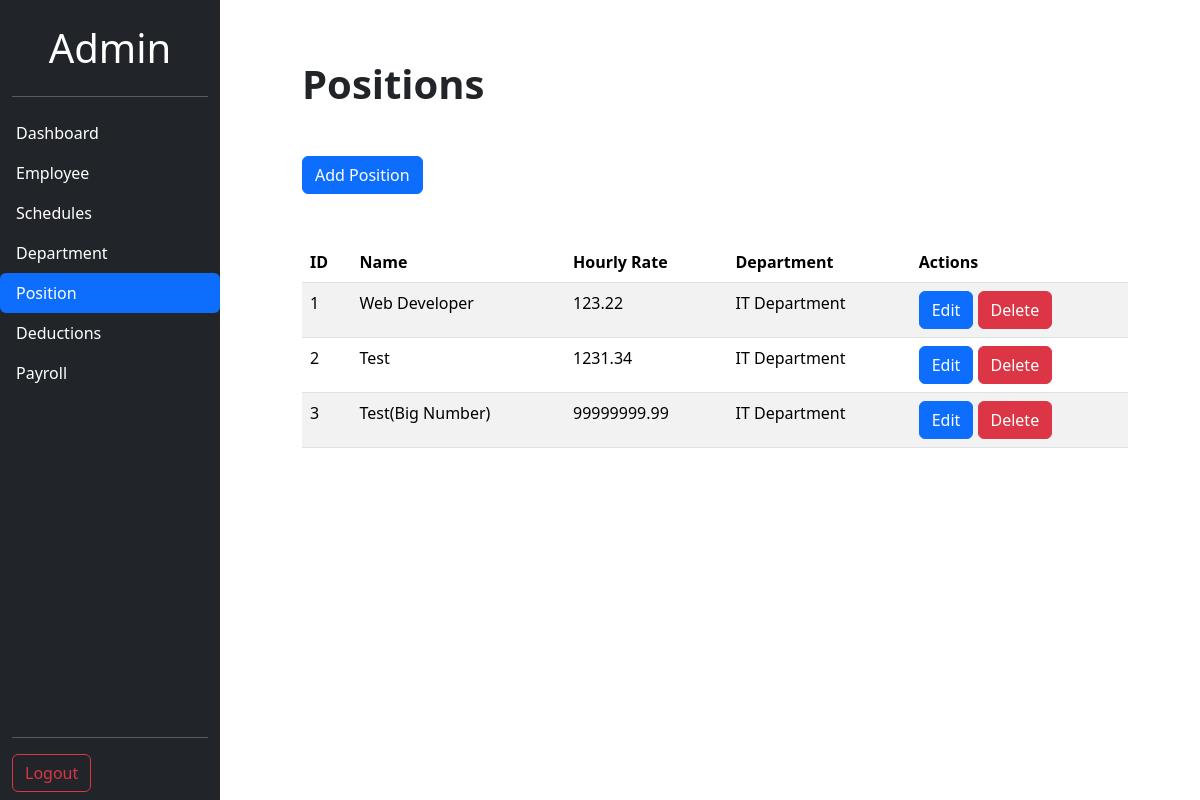
/Admin-Panel/position.php (signed in), run on the app's committed database.
### tables this page shows
CREATE TABLE `positions` (
  `position_id` int(11) NOT NULL,
  `position_name` varchar(100) NOT NULL,
  `hourly_rate` decimal(10,2) NOT NULL,
  `department_id` int(11) NOT NULL
);

CREATE TABLE `departments` (
  `department_id` int(11) NOT NULL,
  `department_name` varchar(100) NOT NULL
);

### includes/position.inc.php (called while the page is built, shortened)
<?php
require 'dbhc.inc.php';
try {
    $stmt = $pdo->query("SELECT p.*, d.department_name FROM Positions p JOIN Departments d ON p.department_id = d.department_id");
    $positions = $stmt->fetchAll(PDO::FETCH_ASSOC);
} catch (PDOException $e) {
    $_SESSION['error'] = "Error fetching positions: " . $e->getMessage();
    header("Location: ../Admin-Panel/position.php");
    exit();
}

### Admin-Panel/position.php (the view, shortened to what this page needs)
<?php
require '../includes/position.inc.php';
?>
<!DOCTYPE html>
<html lang="en">
<head>
  <link href="https://cdn.jsdelivr.net/npm/bootstrap@5.3.3/dist/css/bootstrap.min.css" rel="stylesheet" />
  <link rel="stylesheet" href="Styles/general.css" />
  <link rel="stylesheet" href="Styles/info.css" />
</head>
<body>
  <div class="d-flex flex-column position-fixed bot bg-dark vh-100 top-0 start-0" style="width: 220px">
    <div class="container-fluid text-center">
      <h1 class="text-white text-center mt-4">Admin</h1>
    </div>
    <div class="container">
      <hr class="text-white" />
    </div>
    <ul class="nav nav-pills flex-column mb-auto text-white">
      <li class="nav-item">
        <a class="nav-link text-start text-white" href="../Admin-Panel/dashboard.php">Dashboard</a>
      </li>
      <li class="nav-item items">
        <a class="nav-link text-white" href="../Admin-Panel/employee.php">Employee</a>
      </li>
      <li class="nav-item items">
        <a class="nav-link text-white" href="../Admin-Panel/schedules.php">Schedules</a>
      </li>
      <li class="nav-item items">
        <a class="nav-link text-white" href="../Admin-Panel/department.php">Department</a>
      </li>
      <li class="nav-item items">
        <a class="nav-link text-white active" href="../Admin-Panel/position.php">Position</a>
      </li>
      <li class="nav-item items">
        <a class="nav-link text-white" href="../Admin-Panel/deductions.php">Deductions</a>
      </li>
      <li class="nav-item items">
        <a class="nav-link text-white" href="../Admin-Panel/payroll.php">Payroll</a>
      </li>
    </ul>
    <div class="container">
      <hr class="text-white" />
    </div>
    <div class="container mb-2">
      <a class="btn btn-outline-danger" href="../includes/logout.inc.php">Logout</a>
    </div>
  </div>
  <div class="container">
    <h1 class="mb-5"><strong>Positions</strong></h1>
  </div>
  <div class="container">
    <button type="button" class="btn btn-primary" data-bs-toggle="modal" data-bs-target="#add-position">Add Position</button>
  </div>
  <div class="container mt-5">
    <table class="table table-striped">
      <thead>
        <tr>
          <th scope="col">ID</th>
          <th scope="col">Name</th>
          <th scope="col">Hourly Rate</th>
          <th scope="col">Department</th>
          <th scope="col">Actions</th>
        </tr>
      </thead>
      <tbody>
        <?php foreach ($positions as $position): ?>
          <tr>
            <td><?php echo htmlspecialchars($position['position_id']); ?></td>
            <td><?php echo htmlspecialchars($position['position_name']); ?></td>
            <td><?php echo $position['hourly_rate']; ?></td>
            <td><?php echo htmlspecialchars($position['department_name']); ?></td>
            <td>
              <button type="button" class="btn btn-primary" data-bs-toggle="modal" data-bs-target="#edit-position-<?php echo $position['position_id']; ?>">Edit</button>
              <a href="../includes/position.inc.php?delete-id=<?php echo $position['position_id']; ?>" class="btn btn-danger" onclick="return confirm('Are you sure you want to delete this position?')">Delete</a>
            </td>
          </tr>
        <?php endforeach; ?>
      </tbody>
    </table>
  </div>
</body>
</html>

### Admin-Panel/Styles/general.css (style rules this page uses)
body { background-color: rgb(255, 255, 255); margin: 0; padding-top: 60px; padding-left: 290px; padding-bottom: 60px; padding-right: 60px; }
.items { background-color: rgb(33, 37, 41); transition: background-color 0.15s; }

### data on the page
positions: position_id "1", position_name "Web Developer", hourly_rate "123.22", department.department_name "IT Department"
positions: position_id "2", position_name "Test", hourly_rate "1231.34", department.department_name "IT Department"
positions: position_id "3", position_name "Test(Big Number)", hourly_rate "99999999.99", department.department_name "IT Department"
